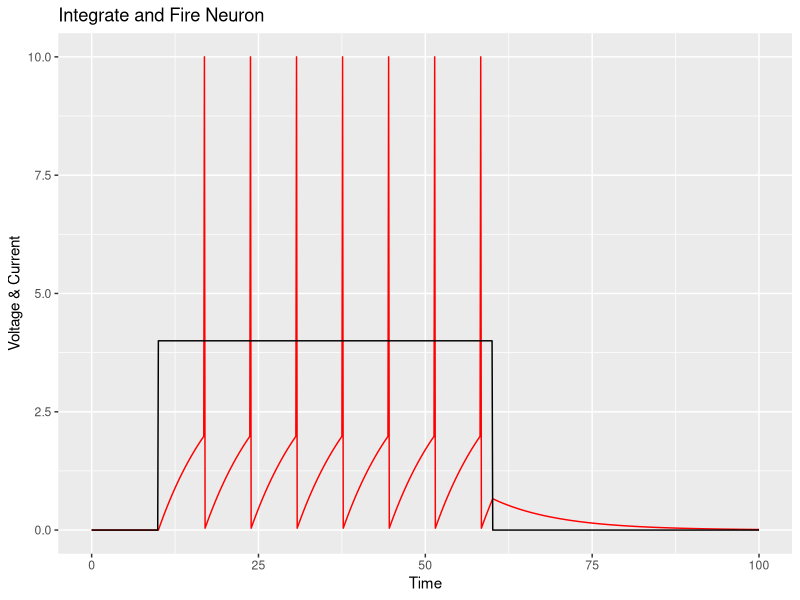

Generate this figure with R:
library(ggplot2)

tau <- 10
R <- 1      
V_rest <- 0      
threshold <- 2
spike_peak <- 10

dt <- 0.1
times <- seq(0, 100, by = dt)
n <- length(times)

voltage <- numeric(n)
spike <- numeric(n)
current <- numeric(n)

current <- ifelse(times >= 10 & times <= 60, 4, 0)

for (i in 1:(n-1)) {
  dVdt <- (-voltage[i] + R * current[i]) / tau
  voltage[i+1] <- voltage[i] + dVdt * dt
  spike[i+1] <- voltage[i+1]
  if (voltage[i+1] > threshold) {
    spike[i+1] <- spike_peak    
    voltage[i+1] <- V_rest     
  }
}

neuron_df <- data.frame(times, voltage, current, spike)

p <- ggplot(neuron_df, aes(x = times)) +
  geom_line(aes(y = spike), color = "red") +
  geom_line(aes(y = current), color = "black") +
  labs(x = "Time", y = "Voltage & Current", title = "Integrate and Fire Neuron")

print(p)


#The drop after current ends seems to decay exponentially.
#No current input = -voltage/tau is the only thing influencing the membrane
#voltage would then leak towards its resting potential, at a rate determined by tau


#comparing I&F model to real world neuronal function 
#Real neurons are much more noisy in responses when given a constant input, and display much more irregular peaking patterns.
#Additionally, cortical neurons adapt over constant input, causing its interspike intervals to lengthen.
#The model we use fires identically in all spikes with the exact same ISI's, so it doesn't replicate this as there is no irregularity or noise. 

#The paper highlights how the same neurons fire with ~1ms timing precision across repeated trials when the input fluctuates, whereas steady input gives imprecise timings.
#The I&F model would be a resonable model of neuronal firing when the input its receiving is fluctuating rather than constant, but would still require adaptation.
